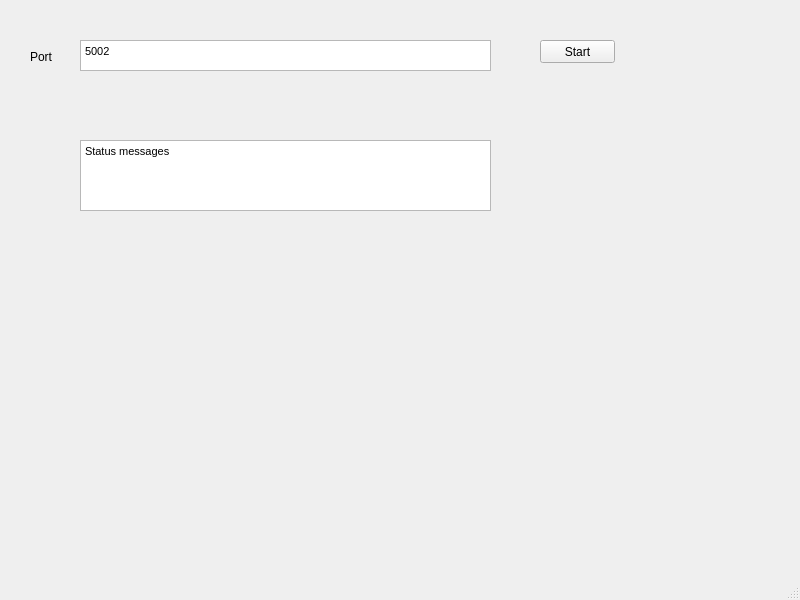
<?xml version="1.0" encoding="UTF-8"?>
<ui version="4.0">
 <class>MainWindow</class>
 <widget class="QMainWindow" name="MainWindow">
  <property name="geometry">
   <rect>
    <x>0</x>
    <y>0</y>
    <width>800</width>
    <height>600</height>
   </rect>
  </property>
  <property name="windowTitle">
   <string>MainWindow</string>
  </property>
  <widget class="QWidget" name="centralwidget">
   <widget class="QTextEdit" name="textEditPort">
    <property name="geometry">
     <rect>
      <x>80</x>
      <y>40</y>
      <width>411</width>
      <height>31</height>
     </rect>
    </property>
    <property name="html">
     <string>&lt;!DOCTYPE HTML PUBLIC &quot;-//W3C//DTD HTML 4.0//EN&quot; &quot;http://www.w3.org/TR/REC-html40/strict.dtd&quot;&gt;
&lt;html&gt;&lt;head&gt;&lt;meta name=&quot;qrichtext&quot; content=&quot;1&quot; /&gt;&lt;style type=&quot;text/css&quot;&gt;
p, li { white-space: pre-wrap; }
&lt;/style&gt;&lt;/head&gt;&lt;body style=&quot; font-family:'MS Shell Dlg 2'; font-size:8.25pt; font-weight:400; font-style:normal;&quot;&gt;
&lt;p style=&quot; margin-top:0px; margin-bottom:0px; margin-left:0px; margin-right:0px; -qt-block-indent:0; text-indent:0px;&quot;&gt;&lt;span style=&quot; font-family:'MS Shell Dlg 2';&quot;&gt;5002&lt;/span&gt;&lt;/p&gt;&lt;/body&gt;&lt;/html&gt;</string>
    </property>
   </widget>
   <widget class="QLabel" name="label">
    <property name="geometry">
     <rect>
      <x>30</x>
      <y>50</y>
      <width>47</width>
      <height>13</height>
     </rect>
    </property>
    <property name="text">
     <string>Port</string>
    </property>
   </widget>
   <widget class="QPushButton" name="pushButtonStart">
    <property name="geometry">
     <rect>
      <x>540</x>
      <y>40</y>
      <width>75</width>
      <height>23</height>
     </rect>
    </property>
    <property name="text">
     <string>Start</string>
    </property>
   </widget>
   <widget class="QTextEdit" name="textEditStatus">
    <property name="geometry">
     <rect>
      <x>80</x>
      <y>140</y>
      <width>411</width>
      <height>71</height>
     </rect>
    </property>
    <property name="html">
     <string>&lt;!DOCTYPE HTML PUBLIC &quot;-//W3C//DTD HTML 4.0//EN&quot; &quot;http://www.w3.org/TR/REC-html40/strict.dtd&quot;&gt;
&lt;html&gt;&lt;head&gt;&lt;meta name=&quot;qrichtext&quot; content=&quot;1&quot; /&gt;&lt;style type=&quot;text/css&quot;&gt;
p, li { white-space: pre-wrap; }
&lt;/style&gt;&lt;/head&gt;&lt;body style=&quot; font-family:'MS Shell Dlg 2'; font-size:8.25pt; font-weight:400; font-style:normal;&quot;&gt;
&lt;p style=&quot; margin-top:0px; margin-bottom:0px; margin-left:0px; margin-right:0px; -qt-block-indent:0; text-indent:0px;&quot;&gt;&lt;span style=&quot; font-family:'MS Shell Dlg 2';&quot;&gt;Status messages&lt;/span&gt;&lt;/p&gt;
&lt;p style=&quot;-qt-paragraph-type:empty; margin-top:0px; margin-bottom:0px; margin-left:0px; margin-right:0px; -qt-block-indent:0; text-indent:0px; font-family:'MS Shell Dlg 2';&quot;&gt;&lt;br /&gt;&lt;/p&gt;&lt;/body&gt;&lt;/html&gt;</string>
    </property>
   </widget>
  </widget>
  <widget class="QMenuBar" name="menubar">
   <property name="geometry">
    <rect>
     <x>0</x>
     <y>0</y>
     <width>800</width>
     <height>21</height>
    </rect>
   </property>
  </widget>
  <widget class="QStatusBar" name="statusbar"/>
 </widget>
 <resources/>
 <connections/>
</ui>
